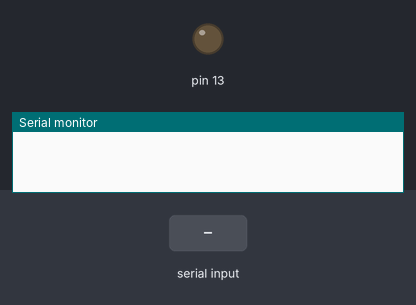
Bench run of a sketch on a simulated Arduino Uno, built with avr-gcc and run on an emulated ATmega328P. On the bench: output pins drawn as LEDs (lit = HIGH), the last lines printed to the serial monitor. The inputs (shaded band) are chosen by the test bench.

Above: at 1.2 s.
1.3 s: "s" received over Serial
At 1.8 s:
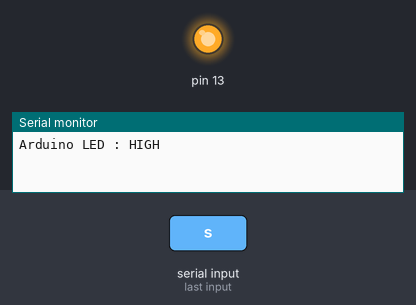
2.8 s: "q" received over Serial
At 4.2 s:
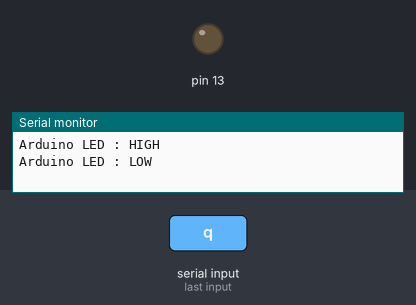
Timing chart, 0 to 5.8 s (numbered marks = the images above; inputs shaded):
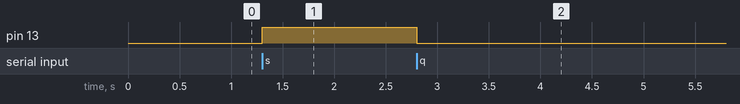

Measured:
- after the input at 1.3 s, pin 13: LOW → HIGH at once
- after the input at 2.8 s, pin 13: HIGH → LOW at once

The sketch:

Test-Send.ino
```cpp
void setup(){
  pinMode(13,OUTPUT); //13番ピンを出力に設定
  Serial.begin(9600);//シリアル通信のレートを9600に設定
}

void loop(){

  int inputchar;      //入力状態の読み取りに使う

  inputchar = Serial.read();  //シリアル通信で送信された値を読み取る

  if(inputchar!=-1){
    switch(inputchar){
      case 's':
        digitalWrite(13,HIGH);
        Serial.println("Arduino LED : HIGH");
        break;

      case 'q':
        digitalWrite(13,LOW);
        Serial.println("Arduino LED : LOW");
        break;
    }
  }
  else{
  }
}
```
